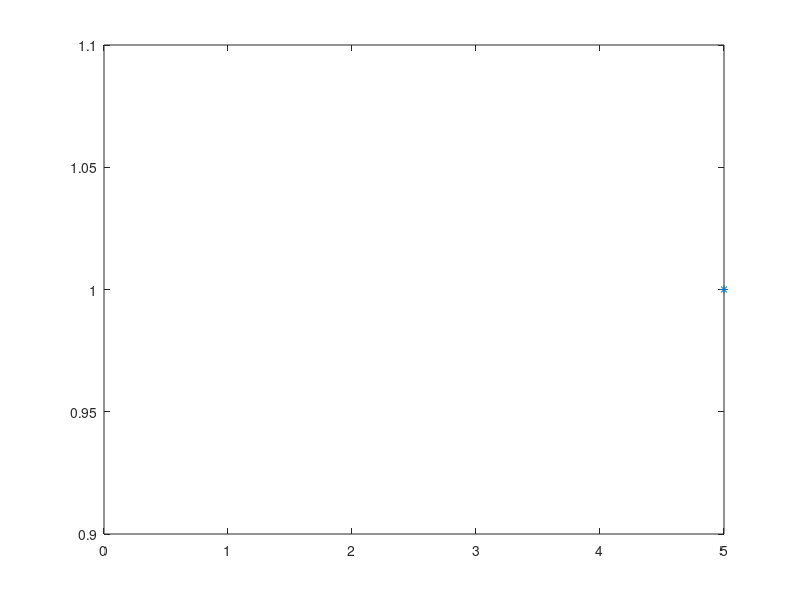

Write the MATLAB code that produced this figure.
clear
n = input("the number of trials (for bino) = ")
p = input("the probability = ")
N = input("the number of random numbers on one line/the number of simulations = ")
for i=1:N
  U = rand(n,1);
  X(i) = sum(U<p);
endfor
k = 0:n;
U_X = unique(X);
n_X = hist(X,length(U_X));
rel_freq = n_X/N;
plot(U_X,n_X/N,"*",k,binopdf(k,n,p),"r*");
